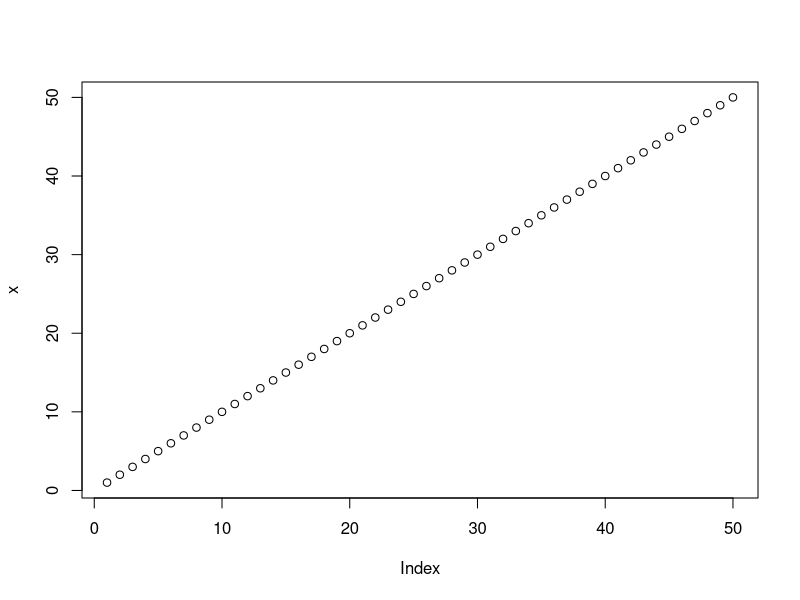
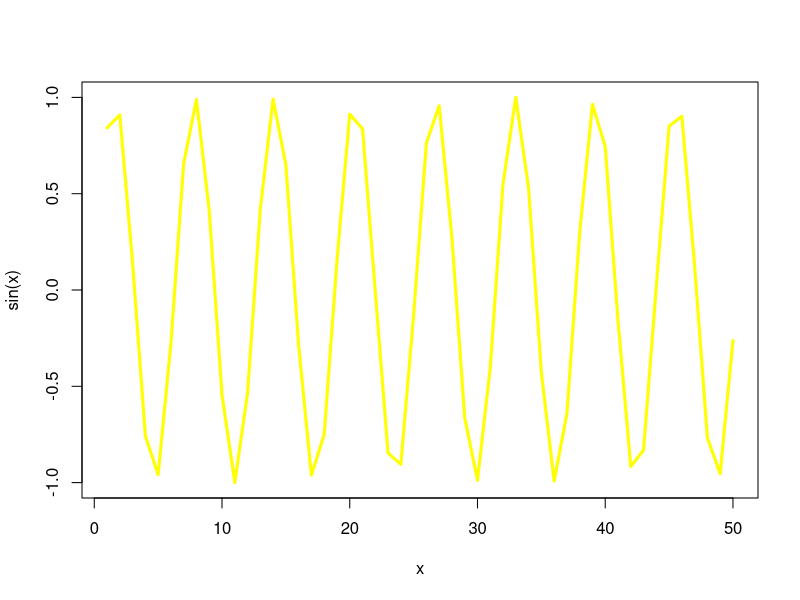

Reproduce these figures in R, in order.
#' ---
#' title: "Class 4 Intro to R"
#' author: "Melanie Alonzo"
#' date: "January 16th, 2026"
#' ---


x <- 1:50
plot(x)
plot(x, sin(x), typ="l", col="yellow", lwd=3)
